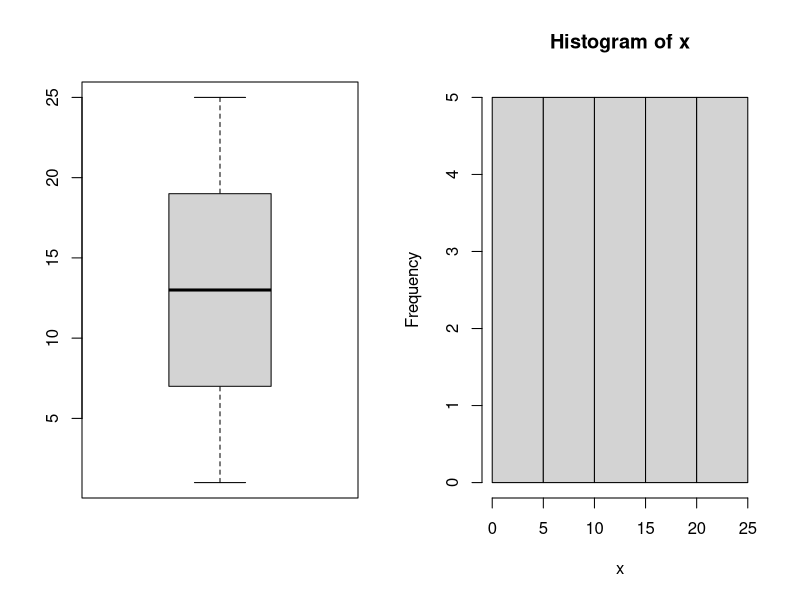
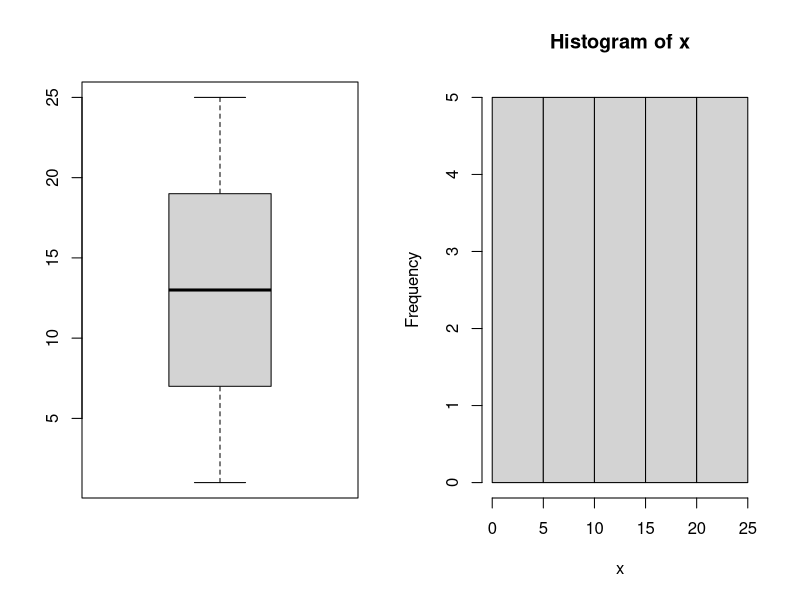
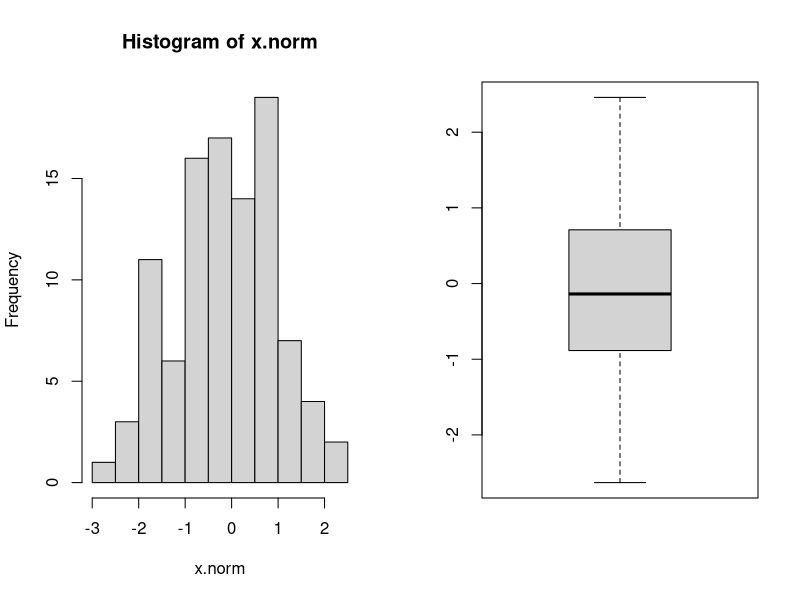
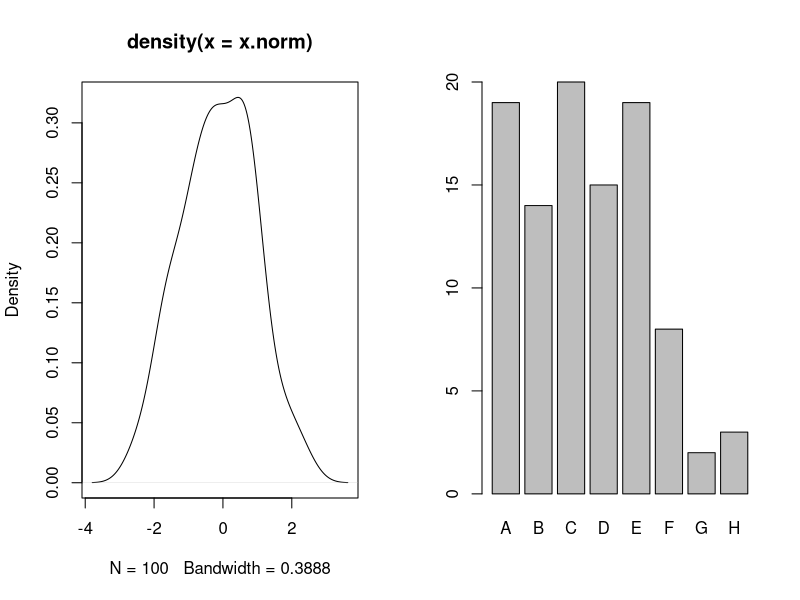
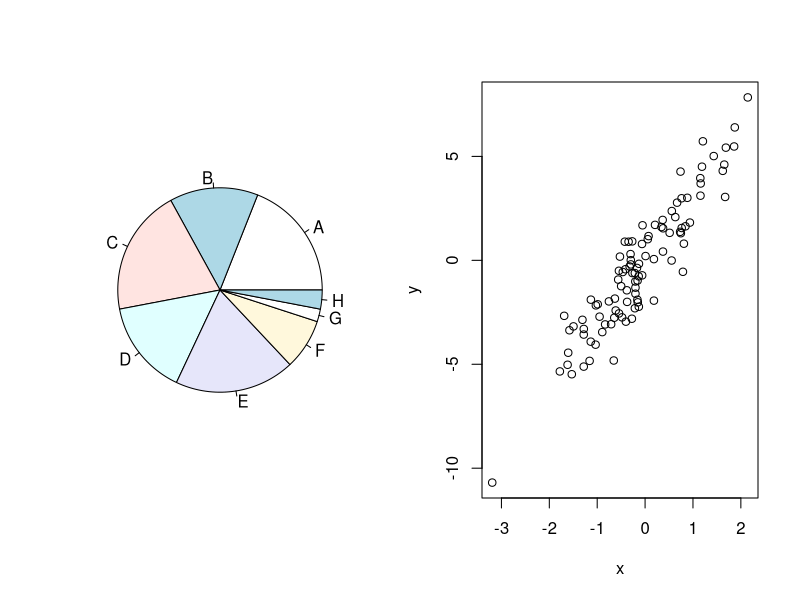
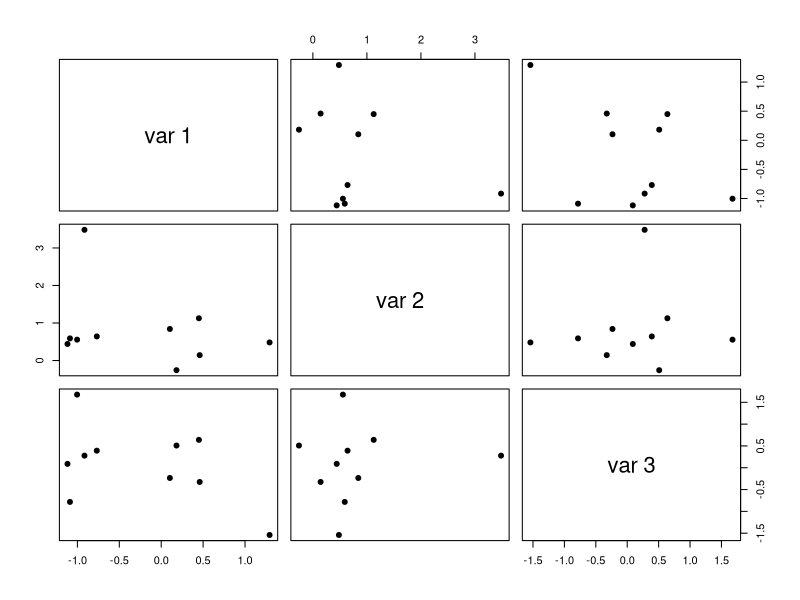
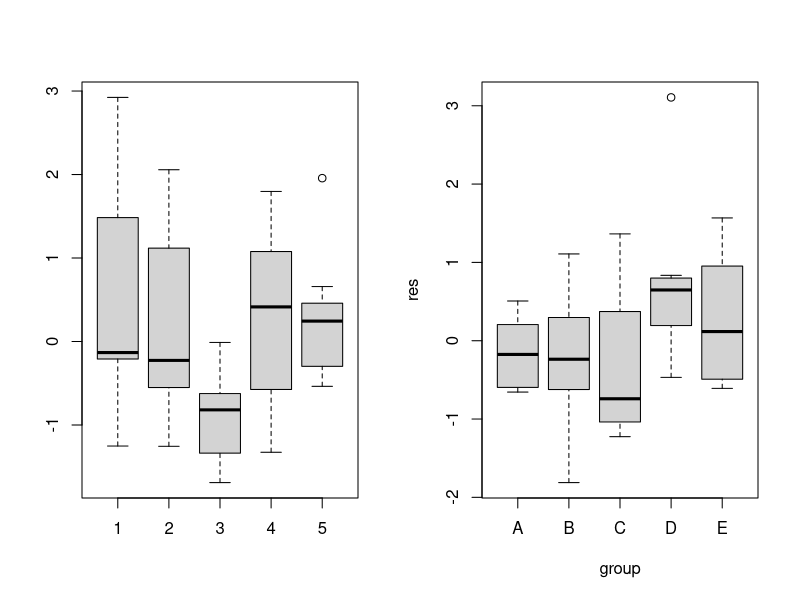
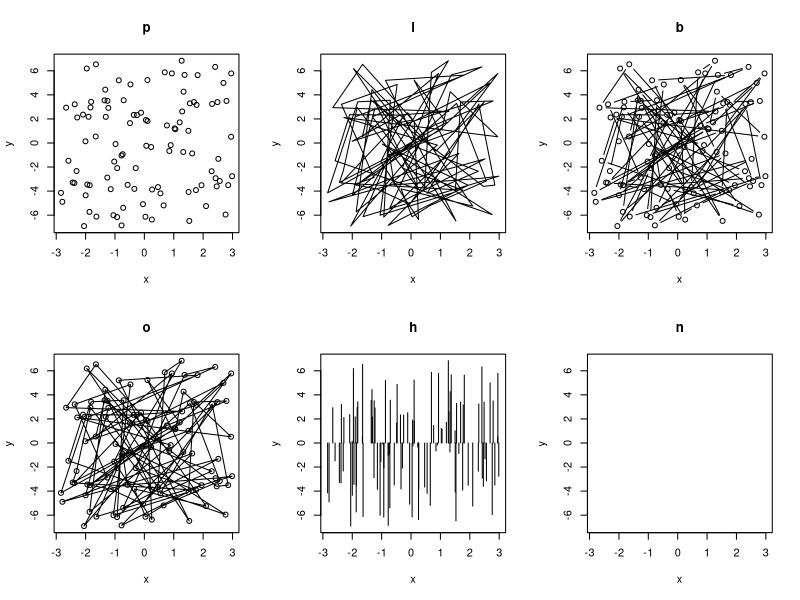

These charts were generated, in order, by the following R code:
## ---- chunk 1
knitr::opts_chunk$set(echo = TRUE)
## ---- chunk 2
5+3
5*3
5/3
5^3
5%%3
5%/%3
## ---- chunk 3
1:10
seq(1, 10, 2)
seq(1, 10, length.out = 6)
## ---- chunk 4
a<-2^4
b= 2^4
a
b
## ---- chunk 5
a<- 100
b<- 4
a * b - a
## ---- chunk 6
2500*0.01 /(1-(1+0.01)^(-10))
## ---- chunk 7
NA
0/0
2/0
-2/0
pi
1e-3
## ---- chunk 8
Inf+100
Inf-Inf+1
NaN+Inf
NA+Inf
NaN+NA
## ---- chunk 9
abs(-1)
## ---- chunk 10
exp(10)
log(10)
log2(2)
log10(10)
## ---- chunk 11
log(10, base = 10)
log(10, base = exp(1))
## ---- chunk 12
log10(10)
log(10)
## ---- chunk 13
2 ** 3
2^3
2^0.5
sqrt(2)
## ---- chunk 14
round(123.78543)
round(123.78543, digits = 2)
round(123.78543, digits= -2)
round(12378543, digits= -4)
## ---- chunk 15
signif(123.78543, digits =2)
signif(12378543, digits =2)
floor(123.78543)
ceiling(123.78543)
trunc(123.78543) #extract the integer part
## ---- chunk 16
x<- 1:25
mean(x)
var(x)
median(x)
quantile(x, c(0.1, 0.5, 0.7))
## ---- chunk 17
x <- c(1:25, NA)
mean(x)
var(x)
median(x)
#quantile(x, 0.5) ## Error in quantile.default(x, 0.5): missing values and NaN's
## ---- chunk 18
x <- c(1:25, NA)
mean(x, na.rm = TRUE)
var(x, na.rm = TRUE)
median(x, na.rm = TRUE)
quantile(x, 0.5, na.rm = TRUE)
## ---- chunk 19
x <- c(1:25, NA)
summary(x)
## ---- chunk 20
x <- c(1:25, NA)
par(mfrow = c(1, 2))
boxplot(x)
hist(x)
## ---- chunk 21
objects()
ls()
## ---- chunk 22
rm(x)
objects()
## ---- chunk 23
a<- 1:5
b<- 6:10
c<- 11:15
d<- 16:20
# construct a matrix, use rbind
M1<- rbind(a, b, c, d)
M1
## ---- chunk 24
# use cbind
M2<-cbind(a, b, c, d)
M2
## ---- chunk 25
# dim is dimension
dim(M1)
dim(M2)
## ---- chunk 26
x <-1:15
# use matrix(x, nrow = , ncol= )
matrix(x, nrow = 3, ncol= 5)
## ---- chunk 27
# use matrix(x, nrow = , ncol= , byrow = TRUE)
matrix(x, nrow = 3, ncol= 5, byrow = TRUE)
## ---- chunk 28
colnames(M1)
rownames(M1)
## ---- chunk 29
colnames(M1)<-c('v1','v2','v3','v4','v5')
M1
## ---- chunk 30
M1[2, 4]
M1[c(2,3), 4]
M1[c(2,3), c(1,2)]
## ---- chunk 31
M1[ , 2]
M1[2, ]
M1[c(1,2), ]
M1[ ,c(1,2)]
## ---- chunk 32
M1  ## consider as a vector ordered by column
M1[5]  ## you will get the 1st element from the 2nd column
M1[13]  ##the 1st element from the 4th column
## ---- chunk 33
A <- matrix(c(1:4), 2, 2)
A + 3
A * 5
A / 4
B <- matrix(c(5:8), 2, 2)
A + B
A * B
## ---- chunk 34
C <- matrix(1:9, 3, 3)
colSums(C)
rowSums(C)
colMeans(C)
rowMeans(C)
t(c)  ## Transpose
## ---- chunk 35
A <- matrix(c(1:4), 2, 2)
B <- matrix(c(5:8), 2, 2)
A %*% B
## ---- chunk 36
A <- matrix(c(1:4), 2, 2)
B <- matrix(c(5:8), 2, 2)
c(diag(A),diag(B))
det(A)
det(B)
## ---- chunk 37
A <- matrix(c(1:4), 2, 2)
B <- matrix(c(5:8), 2, 2)
solve(A)
solve(B)
## ---- chunk 38
A <- matrix(c(1:4), 2, 2)
B <- matrix(c(5:8), 2, 2)
eigen(A)
eig.B<-eigen(B)
eig.B$values
eig.B$vectors
## ---- chunk 39
vt1 <- c(1:5) 
vt2 <- c(3:6) 
vt2 <- c(vt2, vt1)
## ---- chunk 40
length(vt1)
vt1[3]
vt2[c(3,5,7)]
vt1[-2]
vt2[c(3:6)]
## ---- chunk 41
x<-c(3,6,9)
y<-c(1,2,3)
x*3
x-3
x^3
x^y
## ---- chunk 42
c(1, 1, 2, 2, 3, 3, 4, 4, 5, 5, 6, 6, 7, 7, 8, 8, 9, 9, 10, 10) %% 2:3

c(1, 1, 2, 2, 3, 3, 4, 4, 5, 5, 6, 6, 7, 7, 8, 8, 9, 9, 10, 10) %% rep(2:3, 10)
## ---- chunk 43
rep(3,12)
rep(seq(2,10,2), 2)
rep(c(1, 4), c(3, 2))
rep(seq(2, 10, 2), rep(3, 5))
## ---- chunk 44
Xvector <- rep(NA, 6) 
Xvector[3] <- 12 
Xvector[c(4:6)] <- rep(1, 3) 
Xvector
#delete NA
Xvector <- Xvector[-(1:2)]
Xvector
## ---- chunk 45
x <- c(1:25, NA)
mean(x, na.rm= TRUE)
median(x, na.rm= TRUE)
quantile(x,0.5, na.rm= TRUE)
summary(x)
par(mfrow= c(1,2))
boxplot(x)
hist(x)
## ---- chunk 46
objects()
ls()
# if you want to delete some objects, you can type: 
rm(x)
#Now, see again what you have in your workspace.
objects()
## ---- chunk 47
seq(1, 10, 2)
seq(1, 5, by = 0.5)
seq(1, 10, length.out =7 )
rep(3, 12)
rep(seq(2, 10, 2), 2)
## ---- chunk 48
a <- c(3, 5, 9, 10) 
b <- c(14, 15, 17)
V1 <- c() 
V1 <- c(V1, a, b) 
V1
## ---- chunk 49
a <- c(3, 5, 9, 10) 
b <- c(14, 15, 17)
V2 <- rep(0, 7) 
V2[1:4] <- a
V2 
## ---- chunk 50
a <- c(3, 5, 9, 10) 
b <- c(14, 15, 17)
V3 <- rep(NA, 7) 
V3[1:4] <- a 
V3 
## ---- chunk 51
b<- c(1,1,1,1,4,5,7,9)
unique(b)
table(b)
## ---- chunk 52
a<- c(3,1,4,8,9)
b<-c(25,1,3,56,7)
union(a,b)
intersect(a,b)
# vector a - interest(a,b) 
setdiff(a,b)
setequal(a,b)
## ---- chunk 53
a<- c(2,4,8,6,7,12,56,89)
sort(a)
sort(a,decreasing = FALSE)
## ---- chunk 54
a<- c(2,4,8,6,7,12,56,89)
inc.order <- order(a)
inc.order
a[inc.order]

## ---- chunk 55
dec.order <- order(a, decreasing = TRUE)
dec.order
a[dec.order]
## ---- chunk 56
a<- c(2,4,8,6,7,12,56,89)
a[5]<- -3
a  ## Change the 5th element to -3
vt1<-c(1:10)
vt1[-2]
vt1[-c(3:6)]
## ---- chunk 57
"Hello World!!!"
print("Hello R World!!!")
## ---- chunk 58
TEXT1 <- "Let's go to a game." 
strsplit (TEXT1, " ")
TEXT2 <- "Hurry! We are late!" 
strsplit (TEXT2, "!")
## ---- chunk 59
toupper(TEXT1)
tolower(TEXT2) 
## ---- chunk 60
more.colors <- c(colors, "green", "cyan") 
more.colors 
## ---- chunk 61
z <- c("red", "green", 12) 
z 
## ---- chunk 62
colors <- c("red", "yellow", "blue") 
substr(colors, 1, 3)
## ---- chunk 63
grep("y", more.colors)
grep("e", more.colors)
## ---- chunk 64
y.in.V <- grep("y", more.colors) 
e.in.V <- grep("e", more.colors) 
more.colors[y.in.V]
E.in.V <- grep("E", more.colors) 
more.colors[E.in.V] 
## ---- chunk 65
paste(colors, "line") ## with space
paste(colors, "line", sep = "" ) ## no space

## use ";" to seperate strings 
paste("I like", colors, collapse = "; ")
## ---- chunk 66
colors <- c("red", "yellow", "blue") 
f.c <- factor(colors) 
f.c 
levels(f.c) 
as.integer(f.c)
## ---- chunk 67
TRUE
FALSE
T
F
## T and F are global variables whose initial values set to TRUE and FALSE
c(3 < 5, 3 > 5)
c(3 <= 5, 3 >= 5)
3 != 5
## ---- chunk 68
A <- c(T, T, F, T, F)
B <- c(3, 1, 5, 4, 7)
B[A] 
!A
B[!A] 
## ---- chunk 69
A <- c(T, T, F, T, F)
sum(A)
sum(!A)
## ---- chunk 70
B <- c(3, 1, 5, 4, 7)
C <- c(23, 1, 44, 5, 3)
B == C 
## ---- chunk 71
B <- c(3, 1, 5, 4, 7)
D <- c(2, 5 ,6, 10) 
B == D
## ---- chunk 72
is.null(c())
c(is.na(NA), is.na(2))
## ---- chunk 73
x1 <- 1:5 
x2 <- c(1:3, 2.2) 
x3 <- colors 
c(is.integer(x1), is.numeric(x1), is.double(x1))
c(is.integer(x2), is.numeric(x2), is.double(x2))
c(is.character(x3), is.numeric(x3))
## ---- chunk 74
a <- c(3, 4, 2, 7, 10, 23, 8, 9, 11) 
b <- c("red", "yellow", "blue") 
c <- c(TRUE, FALSE) 
d <- f.c 
c(class(a), class(b), class(c), class(d))
## ---- chunk 75
a <- 1:5
b <- 6:10
c <- 11:15
d <- 16:20
M1 <- rbind(a, b, c, d)
M1
## ---- chunk 76
M2 <- cbind(a, b, c, d)
M2
## ---- chunk 77
X <- 1:20
matrix(X, nrow = 4, ncol = 5)  ## order by column
matrix(X, nrow = 5, ncol = 4)
matrix(X, nrow = 4, ncol = 5, byrow = TRUE)  ##order by row
matrix(X, nrow = 5, ncol = 4, byrow = TRUE)
## ---- chunk 78
M1
dim(M1)
colnames(M1)
colnames(M1)<- c("V1", "V2", "V3", "V4", "V5")
dimnames(M1)

## ---- chunk 79
M1[2, 4]
M1[c(2, 4), 3]
M1[c(2, 4), c(3, 5)]
## ---- chunk 80
M1[, 4]
M1[c(2, 4), ]; M1[, c(3, 5)]
## ---- chunk 81
M1
M1[5]
M1[13]
## ---- chunk 82
M1[c("b", "c"), ]
M1[c("b", "c"), c("V2", "V5")]
## ---- chunk 83
vec.X.v1 <- c()
Xn <- 3
for(n in 1:7){
Xn <- 2*Xn + 3
vec.X.v1 <- c(vec.X.v1, Xn)
}
vec.X.v1
## ---- chunk 84
vec.X.v2 <- rep(NA, 8)
vec.X.v2[1] <- 3
for(n in 1:7){
vec.X.v2[n+1] <- 2 * vec.X.v2[n] + 3
}
vec.X.v2
vec.X.v2[-1]
## ---- chunk 85
n <- 10
ans <- 1
for(j in n:1){
ans <- ans * j
}
ans
factorial(n) ## 算階層的Func.
## ---- chunk 86
x0 <- 3; a <- 5; c <- 7; m <- 501
X <- rep(NA, 10)
for(j in 1:10){
x0 <- (a*x0+c) %% m
X[j] <- x0
}
X
round(X/m, 2)
## ---- chunk 87
x0 <- 3; a <- 5; c <- 7; m <- 501
X <- rep(NA, 11)
X[1] <- x0
for(j in 1:10){
X[j + 1] <- (a*X[j] + c) %% m
}
X[2:11]
round(X/m, 2)
## ---- chunk 88
A <- matrix(c(3, 2, 1, 2, 2, 6, 4, 1,
4, 8, 6, 2, 5, 10, 8, 6,
3, 4, 3, 4), 4, 5)
nr <- dim(A)[1]
m <- c()
for(j in 1:nr){
m <- c(m, mean(A[j, ]))
}
m
## ---- chunk 89
basket <- c("r", "b", "y", "y", "y", "r", "r", "b")
n.r <- 0; n.b <- 0; n.y <- 0
for(i in 1:length(basket)){
if(basket[i] == "r"){
n.r <- n.r + 1
}else if(basket[i] == "b"){
n.b <- n.b + 1
}else{
n.y <- n.y + 1
}
}
c(n.r, n.b, n.y)
## ---- chunk 90
ind.r <- basket == "r"
ind.b <- basket == "b"
ind.y <- basket == "y"
c(sum(ind.r), sum(ind.b), sum(ind.y))
## ---- chunk 91
v.basket <- rep(NA, length(basket))
for(i in 1:length(basket)){
if(basket[i] == "r"){
v.basket[i] <- 1
}else if(basket[i] == "b"){
v.basket[i] <- 2
}else{
v.basket[i] <- 3
}
}
v.basket
## ---- chunk 92
v.basket <- rep(NA, length(basket))
ind.r <- basket == "r"
ind.b <- basket == "b"
ind.y <- basket == "y"
v.basket[ind.r] <- 1
v.basket[ind.b] <- 2
v.basket[ind.y] <- 3
v.basket
## ---- chunk 93
v.basket <- ifelse(basket == "r", 1, ifelse(basket == "b", 2, 3))
v.basket
## ---- chunk 94
Fib1 <- 1
Fib2 <- 1
Fibonacci <- c(Fib1)
while (Fib2 < 100) {
Fibonacci <- c(Fibonacci, Fib2)
Fib1 <- Fibonacci[length(Fibonacci) - 1]
Fib2 <- Fib1 + Fibonacci[length(Fibonacci)]
}
Fibonacci
## ---- chunk 95
coin <- c(0, 0, 0, 0, 0, 0, 1, 0, 1, 0, 1, 0,
1, 1, 0, 1, 1, 0, 0, 0, 1, 0, 1, 0,
0, 0, 0, 0, 0, 0, 1)
N <- c(); j <- 1
while(j <= length(coin)){
n.fail <- 0
while(coin[j] != 1){
n.fail <- n.fail + 1
j <- j + 1
}
N <- c(N, n.fail + 1)
j <- j + 1
}
N
## ---- chunk 96
Fib1 <- 1
Fib2 <- 1
Fibonacci <- c(Fib1)
for(j in 1:1000){
if(Fib2 < 100){
Fibonacci <- c(Fibonacci, Fib2)
Fib1 <- Fibonacci[length(Fibonacci) - 1]
Fib2 <- Fib1 + Fibonacci[length(Fibonacci)]
}else{
break
}
}
Fibonacci
## ---- chunk 97
Fib1 <- 1
Fib2 <- 1
Fibonacci <- c(Fib1)
repeat
{
if(Fib2 < 100){
Fibonacci <- c(Fibonacci, Fib2)
Fib1 <- Fibonacci[length(Fibonacci) - 1]
Fib2 <- Fib1 + Fibonacci[length(Fibonacci)]
}else{
break
}
}
Fibonacci
## ---- chunk 98
Fib1 <- 1
Fib2 <- 1
Fibonacci <- c(Fib1)
repeat
{
if(Fib2 >= 100) break
Fibonacci <- c(Fibonacci, Fib2)
Fib1 <- Fibonacci[length(Fibonacci) - 1]
Fib2 <- Fib1 + Fibonacci[length(Fibonacci)]
}
Fibonacci
## ---- chunk 99
Fib1 <- 1
Fib2 <- 1
Fibonacci <- c(Fib1)
for(j in 1:100){
if(Fib2 >= 100) next
Fibonacci <- c(Fibonacci, Fib2)
Fib1 <- Fibonacci[length(Fibonacci) - 1]
Fib2 <- Fib1 + Fibonacci[length(Fibonacci)]
#print(j)
}
Fibonacci
## ---- chunk 100
x <- c(0.8933, 0.2344, 0.0764, 0.7736)
x.percent <- round(100*x, digits = 1)
x.show <- paste(x.percent, "%", sep = "")
print(x.show)
cat(x.show)
## ---- chunk 101
k <- 1
while(k < 100){
fac <- c()
for(j in 1:k){
if((k %% j) == 0) fac <- c(fac, j)
}
if(k == sum(fac[-length(fac)])){
out <- paste(paste(k, "=", sep=" "),
paste(fac[-length(fac)], collapse = " + "),
sep = " ")
print(out)
}
k <- k+1
}
## ---- chunk 102
k <- 1
while(k < 100){
fac <- c()
for(j in 1:k){
if((k %% j) == 0){
fac <- c(fac, j)
}
}
if(k == sum(fac[-length(fac)])){
cat(paste(k, "=", sep=" "),
paste(fac[-length(fac)], collapse = " + "), "\n")
}
k <- k+1
}
## ---- chunk 103
k <- 1
while(k < 100){
fac <- c()
for(j in 1:k){
if((k %% j) == 0){
fac <- c(fac, j)
}
}
if(k == sum(fac[-length(fac)])){
cat(paste(k, "=", sep=" "),
paste(fac[-length(fac)], collapse = " + "))
}
k <- k+1
}
## ---- chunk 104
make.percent <- function(x){
x.percent <- round(100*x, digits = 1)
x.show <- paste(x.percent, "%", sep = "")
cat(x.show)
}
make.percent(c(0.8933, 0.2344, 0.0764, 0.7736))
# we can not express the answer by
ans <- make.percent(c(0.8933, 0.2344, 0.0764, 0.7736))
ans
## ---- chunk 105
f <- function(x){
return(3*x + 2)
}
f(2)
## ---- chunk 106
f <- function(x, y){
x^2 + y^2
}
f(2, 2); f(2, 3); f(2, 4)
## ---- chunk 107
make.percent <- function(x, x.digits){
x.percent <- round(100*x, digits = x.digits)
x.show <- paste(x.percent, "%", sep = "")
return(x.show)
}
make.percent(c(0.8933, 0.2344, 0.0764, 0.7736), 0)
make.percent(c(0.8933, 0.2344, 0.0764, 0.7736), 2)
## ---- chunk 108
perfect.number <- function(a, b){
k <- a
res <- c()
while(k < b){
fac <- c()
for(j in 1:k){
if((k %% j) == 0) fac <- c(fac, j)
}
if(k == sum(fac[-length(fac)])) {
res <- c(res, k)}
k <- k+1
}
return(res)
}
perfect.number(10, 10000)
## ---- chunk 109
make.percent <- function(x, x.digits = 0){
x.percent <- round(100*x, digits = x.digits)
x.show <- paste(x.percent, "%", sep = "")
return(x.show)
}
make.percent(c(0.8933, 0.2344, 0.0764, 0.7736))
## ---- chunk 110
X <- list(a = 3, b = c(1,2,3,4,5), c = c("A", "B"))
X
## ---- chunk 111
X <- list(a = 3, b = c(1,2,3,4,5), c = c("A", "B"))
X$a
X[[2]]
X[["c"]]
## ---- chunk 112
try.list <- list() ## a null list
length(try.list) <- 2 ## assign the size to the list
try.list[[1]] <- seq(0, 10, length.out = 3) ## without name
try.list$square <- seq(0, 10, length.out = 3)^2 ## with name
try.list
## ---- chunk 113
try.list[[3]]
try.list$square
names(try.list)
length(try.list)
## ---- chunk 114
perfect.number <- function(a, b){
k <- a
res <- c()
ans <- list()
while(k < b){
fac <- c()
for(j in 1:k){
if((k %% j) == 0) fac <- c(fac, j)
}
if(k == sum(fac[-length(fac)])) {
res <- c(res, k)
ans[[paste(k)]] <- fac[-length(fac)]
}
k <- k+1
}
ans$number <- res
return(ans)
}
Ans <- perfect.number(1, 100)
Ans
Ans[["28"]]
## ---- chunk 115
perfect.number <- function(a, b){
k <- a
res <- c()
ans <- list()
while(k < b){
fac <- c()
for(j in 1:k){
if((k %% j) == 0) fac <- c(fac, j)
}
if(k == sum(fac[-length(fac)])) {
res <- c(res, k)
ans[[paste(k)]] <- fac[-length(fac)]
}
k <- k+1
}
print(res)
ans$number <- res
return(invisible(ans))
}
Ans <- perfect.number(1, 100)
Ans
## ---- chunk 116
colors <- c("red", "yellow", "blue")
numbers <- c(1, 2, 3)
colors.and.numbers <- data.frame(colors, numbers,
more.numbers = c(4, 5, 6))
colors.and.numbers
## ---- chunk 117
X <- matrix(NA, 3, 3)
X[,1] <- c("red", "yellow", "blue")
X[,2] <- c(1, 2, 3)
X[,3] <- c(4, 5, 6)
colnames(X) <- c("colors", "numbers", "more.numbers")
X
## ---- chunk 118
str(colors.and.numbers)
## ---- chunk 119
colors <- c("red", "yellow", "blue")
numbers <- c(1, 2, 3)
colors.and.numbers <- data.frame(colors, numbers,
more.numbers = c(4, 5, 6),
stringsAsFactors = FALSE)
str(colors.and.numbers)
## ---- chunk 120
data1 <- data.frame(colors, numbers, more.numbers = c(4, 5, 6))
data1 <- rbind(data1, c("black", 3, 5))
#data1  ## Warning in `[<-.factor`(`*tmp*`, ri, value = "black"): invalid factor level, NA generated

data2 <- data.frame(colors, numbers, more.numbers = c(4, 5, 6),stringsAsFactors = FALSE)
data2 <- rbind(data2, c("black", 3, 5))
data2
## ---- chunk 121
str(data1)
str(data2)
## ---- chunk 122
colors <- c("red", "yellow", "blue")
number1 <- c(1, 2, 3)
number2 <- c(10, 11, 12)
colors.and.numbers <- data.frame(colors, number1) ## construct data.frame
colors.and.numbers$more.numbers <- c(4, 5, 6) ## add one column
colors.and.numbers <- cbind(colors.and.numbers, number2) ## add one column
colors.and.numbers
## ---- chunk 123
X <- seq(0, 10, 0.1)
A <- 3
B <- mean(X)
dump(list = objects(), file = "all.R")
dump(c("A", "X"), file = "parts.R")
## ---- chunk 124
X <- seq(0, 10, 0.1)
A <- 3
B <- mean(X)
#save.image("all.RData")
#save(A, B, "parts.RData")
#load("parts.RData")
#load("all.RData")
## ---- chunk 125
#read.table("test.txt", header = TRUE)
## ---- chunk 126
help(mean)
?median
## ---- chunk 127
example(mean)
## ---- chunk 128
help.search("optimization")
## ---- chunk 129
x.norm <- rnorm(100, mean=0, sd=1)
hist(x.norm)
boxplot(x.norm)
plot(density(x.norm))
## ---- chunk 130
x <- sample(c(1:8), 100, replace=TRUE, prob=c(8:1))
x <- table(x)
names(x) <- c("A", "B", "C", "D", "E", "F", "G", "H")
barplot(x)
pie(x)
## ---- chunk 131
x <- rnorm(100)
y <- 3*x + rnorm(100, 0, 1)
plot(x, y)
cor(x,y)
## ---- chunk 132
X <- matrix(rnorm(30), 10, 3) ## use matrix
pairs(X, pch = 19)
## ---- chunk 133
## use matrix
X <- matrix(rnorm(50), 10, 5) 
boxplot(X)
## ---- chunk 134
## use data.frame
X <- data.frame(group = rep(c("A", "B", "C", "D", "E"), each = 10),
res = rnorm(50))
boxplot(res ~ group, data = X)
## ---- chunk 135
x<-runif(100,-3,3)
y<-runif(100,-7,7)
par(mfrow = c(2,3)) # split plot ranges
plot(x, y, type = "p", main = "p")
plot(x, y, type = "l", main = "l")
plot(x, y, type = "b", main = "b")
plot(x, y, type = "o", main = "o")
plot(x, y, type = "h", main = "h")
plot(x, y, type = "n", main = "n")
## ---- chunk 136
knitr::include_graphics("https://blog.gtwang.org/wp-content/uploads/2015/10/r-basic-plotting-tools-pch-1.png")
## ---- chunk 137
x<-runif(100,-3,3)
y<-runif(100,-7,7)
par(mfrow = c(2,3)) # split plot ranges
plot(x, y, pch = 1, main = "pch = 1")
plot(x, y, pch = 3, main = "pch = 3", cex.main = 2)
plot(x, y, pch = 10, main = "pch = 10", cex.axis = 2)
plot(x, y, pch = 15, main = "pch = 15", cex = 2, cex.main = 2)
plot(x, y, pch = 19, main = "pch = 19", cex = 2, cex.axis = 2)
plot(x, y, pch = "#", main = "pch = #", cex = 2,
cex.axis = 2, cex.lab = 2, cex.main = 2)
## ---- chunk 138
knitr::include_graphics("https://3.bp.blogspot.com/_GNAN4W4t4Lk/TKkEar3xD1I/AAAAAAAAAG8/DvGEJCpTCaM/s1600/lty.png")
## ---- chunk 139
t <- 1:20
y <- rnorm(20)
par(mfrow = c(2,3)) # split plot ranges
plot(t, y, type = "l")
plot(t, y, type = "l", lty = 2)
plot(t, y, type = "l", lty = 2, lwd = 2)
plot(t, y, type = "l", lty = 3, lwd = 2)
plot(t, y, type = "l", lty = 4, lwd = 2)
plot(t, y, type = "l", lty = 5, lwd = 2)
## ---- chunk 140
t <- 1:20
y <- rnorm(20)
par(mfrow = c(2,3)) # split plot ranges
plot(t, y, type = "l", bty = "o", main = "bty = \" o \"")
plot(t, y, type = "l", bty = "n", main = "bty = \" n \"")
plot(t, y, type = "l", bty = "7", main = "bty = \" 7 \"")
plot(t, y, type = "l", bty = "L", main = "bty = \" L \"")
plot(t, y, type = "l", bty = "C", main = "bty = \" C \"")
plot(t, y, type = "l", bty = "U", main = "bty = \" U \"")
## ---- chunk 141
t <- 1:20
y <- rnorm(20)
par(mfrow = c(2,3)) # split plot ranges
plot(t, y, type = "l", col = 1)
plot(t, y, type = "l", col = 2)
plot(t, y, type = "l", col = "green")
plot(t, y, type = "l", col = "grey")
plot(t, y, type = "l", col = "#009999")
plot(t, y, type = "l", col = "#0000FF")
## ---- chunk 142
t <- 1:20
y <- rnorm(20)
par(mfrow = c(2,3)) # split plot ranges
plot(t, y, type = "l")
plot(t, y, type = "l", main = "Time series")
plot(t, y, type = "l", main = "Time series", sub = "this year")
plot(t, y, type = "l", main = "Time series", xlab = "time")
plot(t, y, type = "l", main = "Time series", xlab = "time",
ylab = "")
plot(t, y, type = "l", main = "Time series", xlab = "time",
ylab = "return")
## ---- chunk 143
t <- 1:20
y <- rnorm(20)
par(mfrow = c(2,2)) # split plot ranges
plot(t, y, type = "b")
plot(t, y, type = "b", xlim = c(0, 50))
plot(t, y, type = "b", ylim = c(-5, 5))
plot(t, y, type = "b", xlim = c(0, 50), ylim = c(-5, 5))
## ---- chunk 144
par(mfrow = c(2, 3))
curve(exp(-x), 0, 10)
curve(dnorm(x), -10, 10)
curve(x^2, -10, 10)
curve(sin, 0, 10)
curve(3*exp(-3*x), 0, 6)
curve(5*x+2, 0, 10)
## ---- chunk 145
t <- 1:20
y <- rnorm(20)
plot(t, y, type = "b")
abline(h = 0)
abline(v = 15, lty = 2, col = 8, lwd = 2)
points(t[15], y[15], pch = 19, col = 2)
## ---- chunk 146
x <- rnorm(50)
y <- 3*x + rnorm(50, 0, 1)
y1 <- 5*x + rnorm(50, 0, 2)
plot(x, y, type = "p", pch = 19)
abline(a = 0, b = 3)
points(x, y1, col = 4, pch = 20)
abline(a = 0, b = 5, col = 4)
## ---- chunk 147
x <- rnorm(50)
y <- 3*x + rnorm(50, 0, 1)
y1 <- 5*x + rnorm(50, 0, 2)
plot(x, y, type = "p", pch = 19)
abline(a = 0, b = 3)
points(x, y1, col = 4, pch = 20)
abline(a = 0, b = 5, col = 4)
text(-1.5, 2, "A", cex = 5)
text(1, -5, "B", cex = 5, col = 2)
legend("topleft", c("Y", "Y1"), col = c(1,4), lty = c(1, 1),
cex = 2)
## ---- chunk 148
x <- rnorm(50)
y <- 3*x + rnorm(50, 0, 1)
y1 <- 5*x + rnorm(50, 0, 2)
par(mfrow = c(1, 1), mar = c(0.5, 0.5, 0.5, 0.5))
plot(x, y, type = "p", pch = 19)
abline(a = 0, b = 3)
points(x, y1, col = 4, pch = 20)
abline(a = 0, b = 5, col = 4)
text(-1.5, 2, "A", cex = 5)
text(1, -5, "B", cex = 5, col = 2)
legend("topleft", c("Y", "Y1"), col = c(1,4), lty = c(1, 1),
cex = 2)
## ---- chunk 149
x <- rnorm(50)
y <- 3*x + rnorm(50, 0, 1)
y1 <- 5*x + rnorm(50, 0, 2)
y2 <- -2*x + rnorm(50, 0, 2)
layout(matrix(c(1,2,3,3), 2, 2, byrow=TRUE))
plot(x, y, type = "p", pch = 19, main = "Y")
abline(a = 0, b = 3)
plot(x, y1, type = "p", pch = 19, main = "Y1")
abline(a = 0, b = 5)
plot(x, y2, type = "p", pch = 19, main = "Y2")
abline(a = 0, b = -2)
